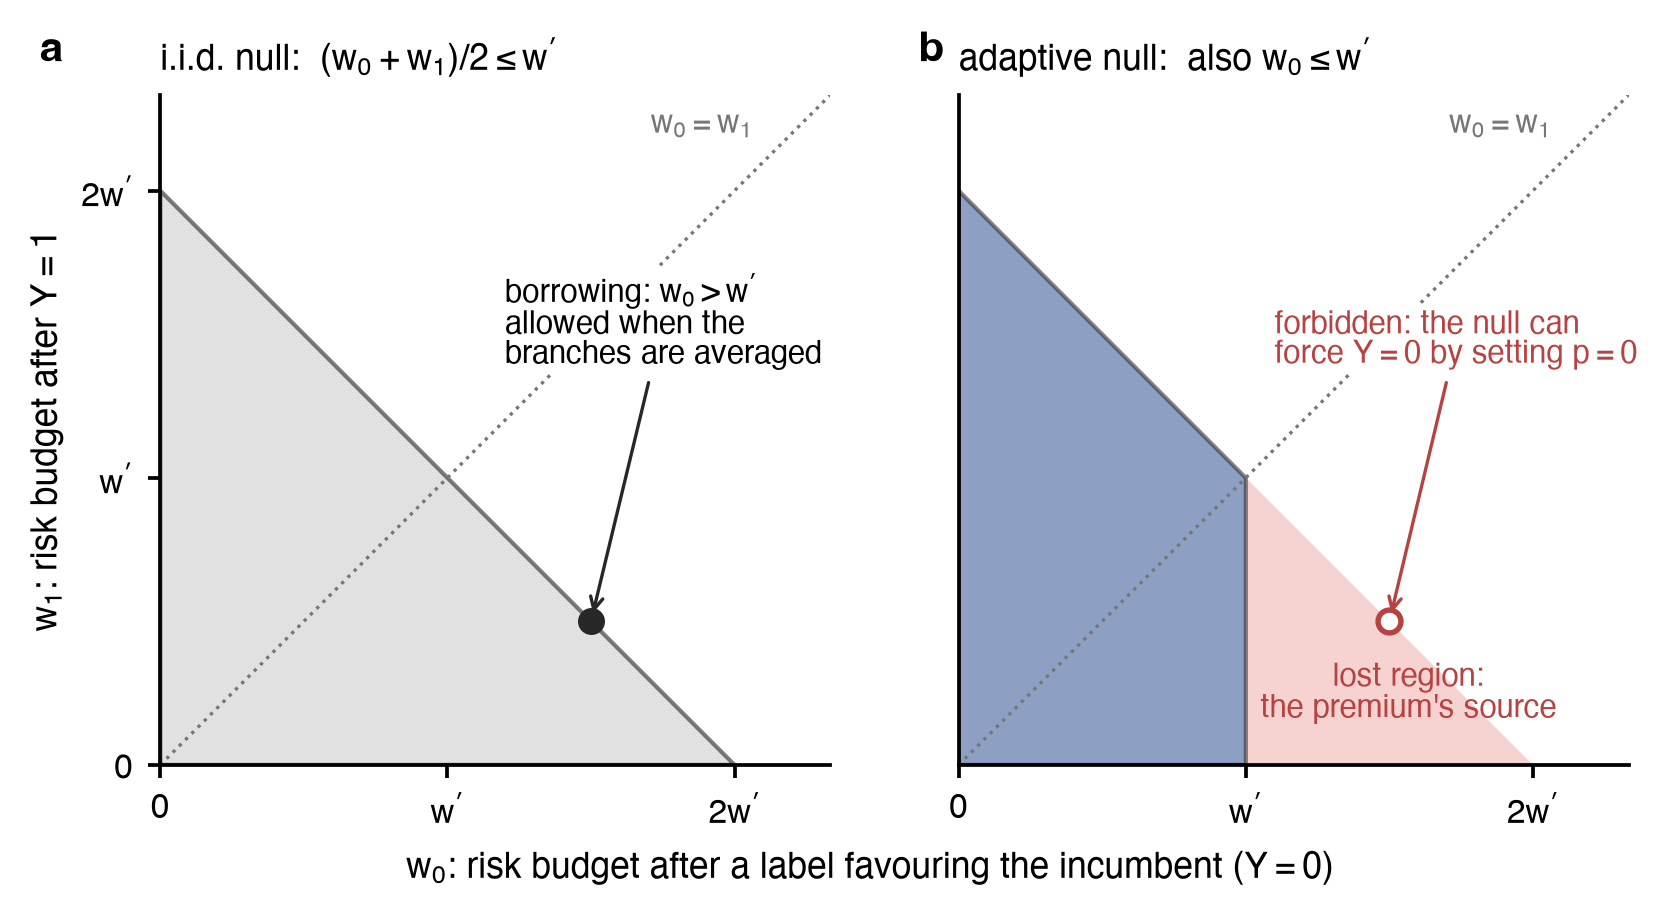

Reproduce this figure in Python.
"""Figure 1: the query-branch constraint on the two child risk budgets (w0, w1) given a parent budget w'.

Conceptual figure, no data. I.i.d. null: (w0 + w1)/2 <= w'. Adaptive null adds w0 <= w' (Corollary 1).
"""
import sys
from pathlib import Path

import numpy as np

sys.path.insert(0, str(Path(__file__).resolve().parent))
import matplotlib.pyplot as plt
from matplotlib.patches import Polygon
from style import PALETTE as P, WIDTH, apply_style, panel_label, save

W = 0.3  # parent budget w'
apply_style(8.5)
fig, axes = plt.subplots(1, 2, figsize=(WIDTH, 2.9), sharey=True, gridspec_kw=dict(wspace=0.12))

iid = [(0, 0), (2 * W, 0), (0, 2 * W)]
causal = [(0, 0), (W, 0), (W, W), (0, 2 * W)]
borrow = (0.45, 0.15)  # feasible under i.i.d., infeasible under adaptive (w0 > w')

for ax, poly, title in ((axes[0], iid, "i.i.d. null:  $(w_0+w_1)/2 \\leq w'$"),
                        (axes[1], causal, "adaptive null:  also $w_0 \\leq w'$")):
    if ax is axes[1]:
        ax.add_patch(Polygon(iid, closed=True, facecolor=P["red_1"], edgecolor="none", alpha=0.9))
    col_face = P["neutral"] if ax is axes[0] else P["blue_secondary"]
    ax.add_patch(Polygon(poly, closed=True, facecolor=col_face, edgecolor=P["dark"], lw=1.0,
                         alpha=0.55 if ax is axes[1] else 0.6))
    ax.plot([0, 0.7], [0, 0.7], color=P["grey"], lw=0.8, ls=":")
    ax.text(0.62, 0.66, "$w_0=w_1$", fontsize=7.5, color=P["grey"], ha="right")
    ax.set_xlim(0, 0.7); ax.set_ylim(0, 0.7)
    ax.set_xticks([0, W, 2 * W]); ax.set_xticklabels(["0", "$w'$", "$2w'$"])
    ax.set_yticks([0, W, 2 * W]); ax.set_yticklabels(["0", "$w'$", "$2w'$"])
    ax.set_aspect("equal")
    ax.set_title(title, loc="left", fontsize=8.5)

axes[0].set_ylabel("$w_1$: risk budget after $Y=1$")
axes[0].scatter(*borrow, s=30, color=P["dark"], zorder=5)
axes[0].annotate("borrowing: $w_0>w'$\nallowed when the\nbranches are averaged", xy=borrow, xytext=(0.36, 0.42),
                 fontsize=7.5, bbox=dict(fc="white", ec="none", pad=1),
                 arrowprops=dict(arrowstyle="->", lw=0.8, color=P["dark"]))
axes[1].scatter(*borrow, s=30, facecolor="white", edgecolor=P["red_strong"], lw=1.3, zorder=5)
axes[1].annotate("forbidden: the null can\nforce $Y=0$ by setting $p=0$", xy=borrow, xytext=(0.33, 0.42),
                 fontsize=7.5, color=P["red_strong"], bbox=dict(fc="white", ec="none", pad=1),
                 arrowprops=dict(arrowstyle="->", lw=0.8, color=P["red_strong"]))
axes[1].text(0.47, 0.05, "lost region:\nthe premium's source", fontsize=7.5, color=P["red_strong"], ha="center")
axes[1].tick_params(axis="y", left=False)
panel_label(axes[0], "a", dx=-0.18); panel_label(axes[1], "b", dx=-0.06)
fig.text(0.5, -0.02, "$w_0$: risk budget after a label favouring the incumbent ($Y=0$)", ha="center", fontsize=8.5)
save(fig, "split")
print("wrote fig_split")
